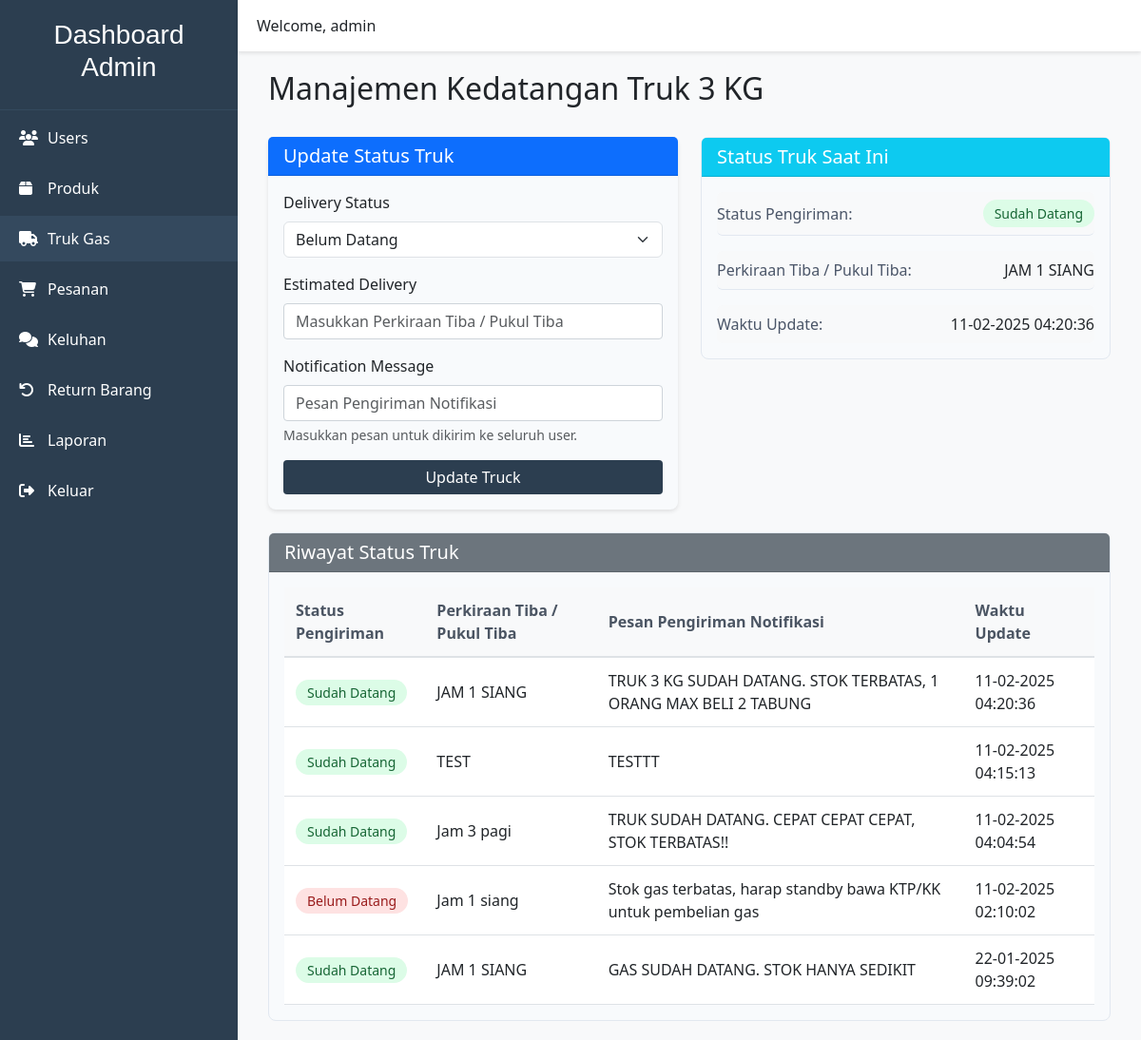
The app's page /dashtruck (signed in) with its own data.
### website/models.py (models this page shows, shortened)
class User(db.Model, UserMixin):
    id = db.Column(db.Integer, primary_key=True)
    email = db.Column(db.String(100), unique=True)
    phone = db.Column(db.String(15), unique=True)
    username = db.Column(db.String(50), unique=True)
    full_name = db.Column(db.String(100))
    password_hash = db.Column(db.String(150))
    date_joined = db.Column(db.DateTime(), default=wib_time)
    roles = db.Column(db.Integer, default=0)
    cart_items = db.relationship('Cart', backref=db.backref('user', lazy=True))
    orders = db.relationship('Order', backref=db.backref('user', lazy=True))
    @property
    def password(self):
        raise AttributeError('Password is not a readable Attribute')

class GasTruck(db.Model):
    id = db.Column(db.Integer, primary_key=True)
    delivery_status = db.Column(db.String(100), nullable=False)
    estimated_delivery = db.Column(db.String(100), nullable=False)
    notification_message = db.Column(db.String(1000), default='None')
    updated_at = db.Column(db.DateTime, default=wib_time)

### website/admin.py (the view, shortened to what this page needs)
@admin.route('/dashtruck', methods=['GET', 'POST'])
@login_required
def update_gas_truck():
    if current_user.roles != 0 and current_user.roles!=3:
        current_truck = GasTruck.query.order_by(GasTruck.id.desc()).first()
        history = GasTruck.query.order_by(GasTruck.updated_at.desc()).limit(5)
        form = DeliveryTruck()
        return render_template('dashgastruck.html',
                            form=form,
                            current_truck=current_truck,
                            history=history)
    return render_template('404.html')

### website/forms.py
class DeliveryTruck(FlaskForm):
    delivery_status = SelectField('Delivery Status',
                                choices=[('Belum Datang', 'Belum Datang'),
                                        ('Sudah Datang', 'Sudah Datang')],
                                validators=[DataRequired()])
    estimated_delivery = StringField('Estimated Delivery', validators=[DataRequired()])
    notification_message = StringField('Notification Message', validators=[DataRequired()])
    update_truck = SubmitField()

### website/templates/dashgastruck.html (shortened to what this page needs)
{% extends 'basedash.html' %}
{% block content %}
<div class="container-fluid">
    <div class="d-flex justify-content-between align-items-center mb-4">
        <h2>Manajemen Kedatangan Truk 3 KG</h2>
    </div>
    <div class="row">
        <div class="col-md-6 mb-4">
            <div class="card truck-status-card">
                <div class="card-header bg-primary text-white">
                    <h5 class="card-title mb-0">Update Status Truk</h5>
                </div>
                <div class="card-body">
                    <form method="POST">
                        <div class="mb-3">
                            <label class="form-label">{{ form.delivery_status.label }}</label>
                            {{ form.delivery_status(class="form-select") }}
                        </div>
                        <div class="mb-3">
                            <label class="form-label">{{ form.estimated_delivery.label }}</label>
                            {{ form.estimated_delivery(class="form-control", placeholder="Masukkan Perkiraan Tiba / Pukul Tiba") }}
                        </div>
                        <div class="mb-3">
                            <label class="form-label">{{ form.notification_message.label }}</label>
                            {{ form.notification_message(class="form-control",
                               placeholder="Pesan Pengiriman Notifikasi") }}
                            <div class="form-text text-muted">
                                Masukkan pesan untuk dikirim ke seluruh user.
                            </div>
                        </div>
                        <div class="d-grid">
                            {{ form.update_truck(class="btn btn-primary") }}
                        </div>
                    </form>
                </div>
            </div>
        </div>
        <div class="col-md-6 mb-4">
            <div class="card">
                <div class="card-header bg-info text-white">
                    <h5 class="card-title mb-0">Status Truk Saat Ini</h5>
                </div>
                <div class="card-body">
                    {% if current_truck %}
                    <div class="status-info">
                        <div class="status-item">
                            <label>Status Pengiriman:</label>
                            <span class="status-badge
                                {% if current_truck.delivery_status == 'Sudah Datang' %}status-available
                                {% else %}status-unavailable{% endif %}">
                                {{ current_truck.delivery_status }}
                            </span>
                        </div>
                        <div class="status-item">
                            <label>Perkiraan Tiba / Pukul Tiba:</label>
                            <span>{{ current_truck.estimated_delivery }}</span>
                        </div>
                        <div class="status-item">
                            <label>Waktu Update:</label>
                            <span>{{ current_truck.updated_at.strftime('%d-%m-%Y %H:%M:%S') }}</span>
                        </div>
                    </div>
                {% else %}
                    <p class="text-muted text-center mb-0">Belum ada informasi status truk saat ini.</p>
                {% endif %}
                </div>
            </div>
        </div>
    </div>
    <div class="card">
        <div class="card-header bg-secondary text-white">
            <h5 class="card-title mb-0">Riwayat Status Truk</h5>
        </div>
        <div class="card-body">
            <div class="table-responsive">
                <table class="table table-hover">
                    <thead>
                        <tr>
                            <th>Status Pengiriman</th>
                            <th>Perkiraan Tiba / Pukul Tiba</th>
                            <th>Pesan Pengiriman Notifikasi</th>
                            <th>Waktu Update</th>
                        </tr>
                    </thead>
                    <tbody>
                        {% for record in history %}
                        <tr>
                            <td>
                                <span class="status-badge
                                    {% if record.delivery_status == 'Sudah Datang' %}status-available
                                    {% else %}status-unavailable{% endif %}">
                                    {{ record.delivery_status }}
                                </span>
                            </td>
                            <td>{{ record.estimated_delivery }}</td>
                            <td>{{ record.notification_message }}</td>
                            <td>{{ record.updated_at.strftime('%d-%m-%Y %H:%M:%S') }}</td>
                        </tr>
                        {% endfor %}
                    </tbody>
                </table>
            </div>
        </div>
    </div>
</div>
{% endblock %}

### website/templates/basedash.html (shortened to what this page needs)
<!DOCTYPE html>
<html lang="en">
<head>
    <link href="https://cdnjs.cloudflare.com/ajax/libs/bootstrap/5.3.0/css/bootstrap.min.css" rel="stylesheet">
    <link rel="stylesheet" href="https://cdnjs.cloudflare.com/ajax/libs/font-awesome/6.4.0/css/all.min.css">
    <link rel="stylesheet" href="{{ url_for('static', filename='css/dashstyle.css') }}">
    <link rel="stylesheet" href="https://cdn.jsdelivr.net/npm/flatpickr/dist/flatpickr.min.css">
</head>
<body>
    <div class="dashboard-container">
        <nav class="sidebar">
            <div class="sidebar-header">
                {% if current_user.roles == 3 %}
                    <h3>Dashboard Kasir</h3>
                {% elif current_user.roles == 4 %}
                    <h3>Dashboard Gudang</h3>
                {% else %}
                    <h3>Dashboard Admin</h3>
                {% endif %}
            </div>
            <ul class="sidebar-menu">
                {% if current_user.roles!=4 and current_user.roles!=3  %}
                    <li class="menu-item {% if request.endpoint == 'admin.manage_users' %}active{% endif %}">
                        <a href="{{ url_for('admin.manage_users') }}">
                            <i class="fas fa-users"></i>
                            <span>Users</span>
                        </a>
                    </li>
                {% endif %}
                {% if current_user.roles!= 3%}
                    <li class="menu-item {% if request.endpoint == 'admin.manage_shop_items' %}active{% endif %}">
                        <a href="{{ url_for('admin.manage_shop_items') }}">
                            <i class="fas fa-box"></i>
                            <span>Produk</span>
                        </a>
                    </li>
                    <li class="menu-item {% if request.endpoint == 'admin.update_gas_truck' %}active{% endif %}">
                        <a href="{{ url_for('admin.update_gas_truck') }}">
                            <i class="fas fa-truck"></i>
                            <span>Truk Gas</span>
                        </a>
                    </li>
                {% endif %}
                {% if current_user.roles!= 4%}
                    <li class="menu-item {% if request.endpoint == 'admin.manage_orders' %}active{% endif %}">
                        <a href="{{ url_for('admin.manage_orders') }}">
                            <i class="fas fa-shopping-cart"></i>
                            <span>Pesanan</span>
                        </a>
                    </li>
                    <li class="menu-item {% if request.endpoint == 'admin.manage_complaint' %}active{% endif %}">
                        <a href="{{ url_for('admin.manage_complaint') }}">
                            <i class="fas fa-comments"></i>
                            <span>Keluhan</span>
                        </a>
                    </li>
                    <li class="menu-item {% if request.endpoint == 'admin.manage_returns' %}active{% endif %}">
                        <a href="{{ url_for('admin.manage_returns') }}">
                            <i class="fas fa-undo"></i>
                            <span>Return Barang</span>
                        </a>
                    </li>
                {% endif %}
                {% if current_user.roles == 1 or current_user.roles == 2 %}
                <li class="menu-item {% if request.endpoint == 'report.view_report' %}active{% endif %}">
                    <a href="{{ url_for('report.view_report') }}">
                        <i class="fas fa-chart-bar"></i>
                        <span>Laporan</span>
                    </a>
                </li>
                {% endif %}
                <li class="menu-item">
                    <a href="/logout">
                        <i class="fas fa-sign-out-alt"></i>
                        <span>Keluar</span>
                    </a>
                </li>
            </ul>
        </nav>
        <main class="main-content">
            <header class="content-header">
                <div class="header-content">
                    <div class="user-info">
                        <span>Welcome, {{ current_user.username }}</span>
                    </div>
                </div>
            </header>
            <div class="content-wrapper">
                {% block content %}{% endblock %}
            </div>
        </main>
    </div>
</body>
</html>

### website/static/css/dashstyle.css (style rules this page uses)
.dashboard-container { display: flex; min-height: 100vh; }
:root { --body-font: "sans-serif"; }
.sidebar { width: 250px; background: #2c3e50; color: #fff; transition: all 0.3s ease; }
.sidebar-header { font-family: 'Lucida Sans Unicode', 'Lucida Grande', 'Lucida Sans', Arial, sans-serif; padding: 20px; text-align: center; border-bottom: 1px solid #34495e; }
.sidebar-menu { padding: 0; list-style: none; }
.menu-item { margin: 5px 0; }
.menu-item a { display: flex; align-items: center; padding: 12px 20px; color: #fff; text-decoration: none; transition: all 0.3s ease; }
.menu-item a:hover, .menu-item.active a { background: #34495e; }
.menu-item i { width: 20px; margin-right: 10px; }
.main-content { flex: 1; background: #f8f9fa; }
.content-header { background: #fff; padding: 15px 20px; box-shadow: 0 2px 4px rgba(0,0,0,0.1); }
.header-content { display: flex; justify-content: space-between; align-items: center; }
.content-wrapper { padding: 20px; }
.form-control { width: 100%; padding: 8px 12px; border: 1px solid #ced4da; border-radius: 4px; }
.form-label { font-weight: 500; margin-bottom: 0.5rem; display: block; }
.form-control { display: block; width: 100%; padding: 0.375rem 0.75rem; font-size: 1rem; line-height: 1.5; border: 1px solid #ced4da; border-radius: 0.25rem; transition: border-color 0.15s ease-in-out, box-shadow 0.15s ease-in-out; }
.btn-primary { background: #2c3e50; border: none; color: #fff; border-radius: 4px; cursor: pointer; }
.table th { border-bottom-width: 2px; font-weight: 600; color: #4b5563; }
.table td { vertical-align: middle; }
.card { background-color: #f8fafc; border: 1px solid #e2e8f0; border-radius: 0.5rem; }
.table th, .table td { padding: 0.75rem; vertical-align: middle; }
.truck-status-card { border: none; box-shadow: 0 2px 4px rgba(0, 0, 0, 0.1); transition: transform 0.2s ease; }
.status-info { display: flex; flex-direction: column; gap: 1rem; }
.status-item { display: flex; justify-content: space-between; align-items: center; padding: 0.5rem 0; border-bottom: 1px solid #e2e8f0; }
.status-item:last-child { border-bottom: none; }
.status-item label { color: #4a5568; font-weight: 500; }
.status-item span { font-weight: 500; }
.status-badge { padding: 0.25rem 0.75rem; border-radius: 9999px; font-size: 0.875rem; font-weight: 500; }
.status-available { background-color: #dcfce7; color: #166534; }
.status-unavailable { background-color: #fee2e2; color: #991b1b; }
.status-item, .complaint-item { display: flex; justify-content: space-between; align-items: center; padding: 1rem; background: #f8f9fa; border-radius: 6px; }
.table { margin-bottom: 0; }
.table th { background: #f8f9fa; font-weight: 600; }

### website/templates/dashgastruck.html (style rules this page uses)
.truck-status-card { border: none; box-shadow: 0 2px 4px rgba(0, 0, 0, 0.1); transition: transform 0.2s ease; }
.status-info { display: flex; flex-direction: column; gap: 1rem; }
.status-item { display: flex; justify-content: space-between; align-items: center; padding: 0.5rem 0; border-bottom: 1px solid #e2e8f0; }
.status-item:last-child { border-bottom: none; }
.status-item label { color: #4a5568; font-weight: 500; }
.status-badge { padding: 0.25rem 0.75rem; border-radius: 9999px; font-size: 0.875rem; font-weight: 500; }
.status-available { background-color: #dcfce7; color: #166534; }
.status-unavailable { background-color: #fee2e2; color: #991b1b; }
.form-text { font-size: 0.875rem; margin-top: 0.25rem; }
.card-header { border-bottom: 1px solid rgba(0,0,0,0.125); }
.table { margin-bottom: 0; }
.table th { background-color: #f8f9fa; font-weight: 600; }

### records on screen
User: username "admin"
GasTruck: delivery_status "Sudah Datang", estimated_delivery "JAM 1 SIANG", updated_at "11-02-2025 04:20:36", notification_message "TRUK 3 KG SUDAH DATANG. STOK TERBATAS, 1 ORANG MAX BELI 2 TABUNG"
GasTruck: delivery_status "Sudah Datang", estimated_delivery "TEST", notification_message "TESTTT", updated_at "11-02-2025 04:15:13"
GasTruck: delivery_status "Sudah Datang", estimated_delivery "Jam 3 pagi", notification_message "TRUK SUDAH DATANG. CEPAT CEPAT CEPAT, STOK TERBATAS!!", updated_at "11-02-2025 04:04:54"
GasTruck: delivery_status "Belum Datang", estimated_delivery "Jam 1 siang", notification_message "Stok gas terbatas, harap standby bawa KTP/KK untuk pembelian gas", updated_at "11-02-2025 02:10:02"
GasTruck: delivery_status "Sudah Datang", estimated_delivery "JAM 1 SIANG", notification_message "GAS SUDAH DATANG. STOK HANYA SEDIKIT", updated_at "22-01-2025 09:39:02"
